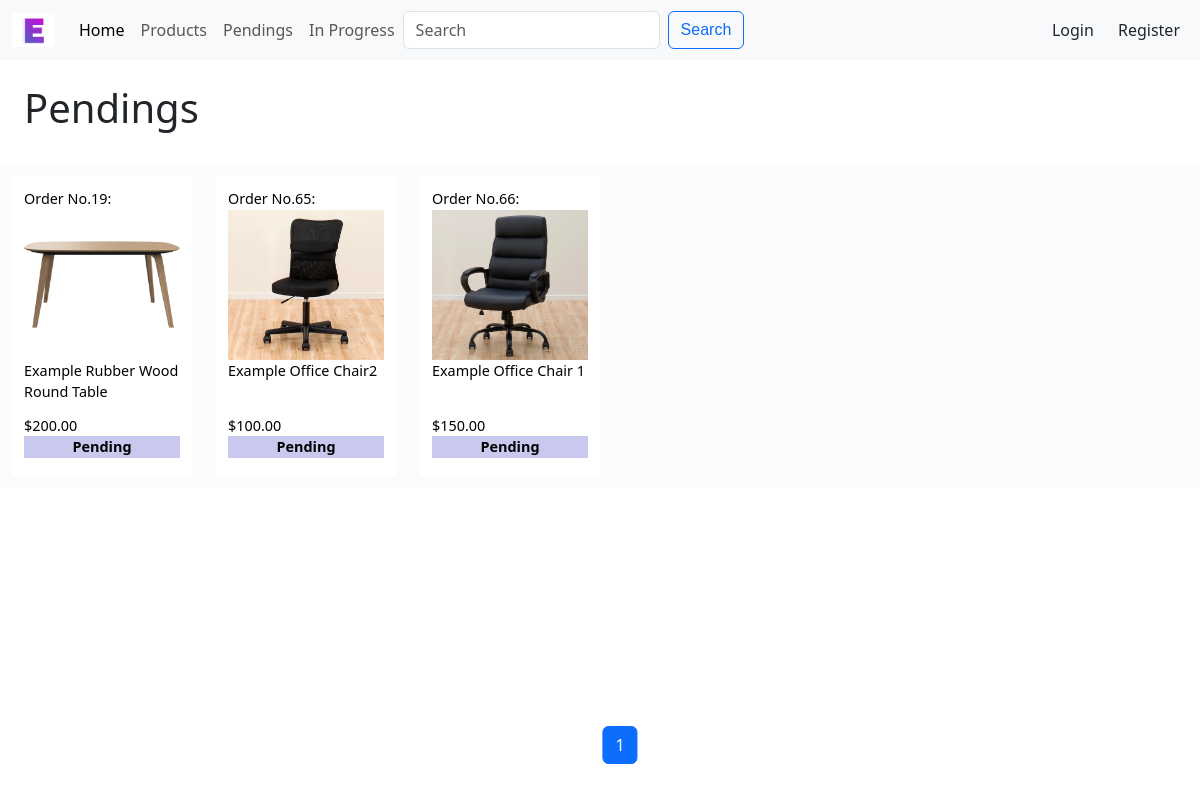
The page /pendings on the database as committed earlier.
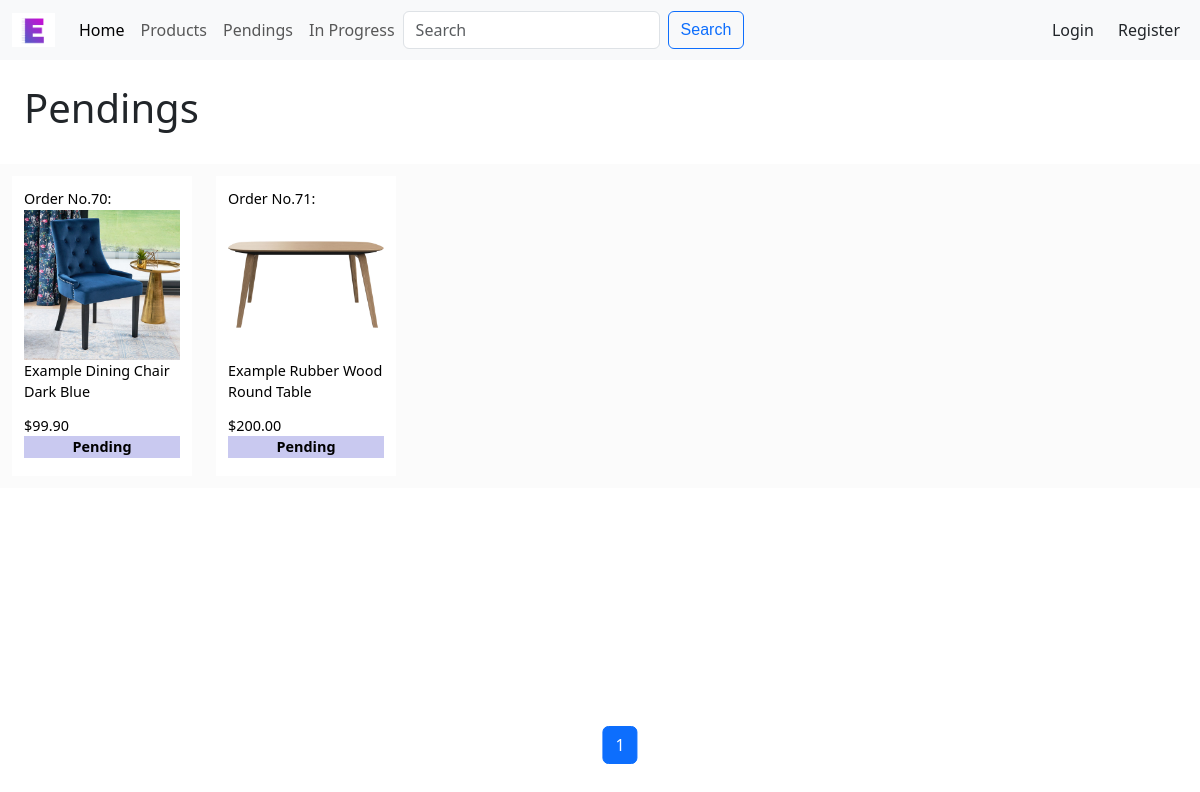
The same page on the database as committed later.
### esb/models.py (models this page shows, shortened)
class PurchaseOrder(models.Model):
    product = models.ForeignKey(
        Product, on_delete=models.CASCADE, related_name="order_product"
    )
    date_time = models.DateTimeField(null=True)
    target_quantity = models.IntegerField()
    @property
    def reach_target(self):
        total_quantity = sum(
            [purchase.quantity for purchase in self.customer_purchases.all()]
        )
        return total_quantity >= self.target_quantity

class Product(models.Model):
    title = models.CharField(max_length=100)
    description = models.TextField(max_length=1000)
    category = models.ForeignKey(
        Category,
        on_delete=models.SET_NULL,
        blank=True,
        null=True,
        related_name="categories",
    )
    price = models.DecimalField(max_digits=10, decimal_places=2)
    active = models.BooleanField(default=False)
    created_at = models.DateTimeField(auto_now_add=True)
    updated_at = models.DateTimeField(auto_now=True)
    class Meta:
        ordering = ["-active", "id"]

class ProductImage(models.Model):
    product = models.ForeignKey(
        Product, on_delete=models.CASCADE, related_name="product_image")
    image = models.ImageField(upload_to="esb/static/esb/image")
    index = models.PositiveIntegerField(default=1, editable=False)
    class Meta:
        ordering = ["-product__id", "index"]

### esb/views.py (the view)
# urls.py: path("pendings", views.pending_page, name="pendings"),
def pending_page(request):
    p_order = PurchaseOrder.objects.filter(date_time__gt=timezone.now())
    pendings = [order for order in p_order if not order.reach_target]
    paginator = Paginator(pendings, 18)
    page_number = request.GET.get("page")
    page_obj = paginator.get_page(page_number)
    prev_prev_page_number = page_obj.number - 2
    if page_obj.number + 2 in page_obj.paginator.page_range:
        next_next_page_number = page_obj.number + 2
    else:
        next_next_page_number = None
    return render(
        request,
        "esb/pendings.html",
        {
            "page_obj": page_obj,
            "next_next_page_number": next_next_page_number,
            "prev_prev_page_number": prev_prev_page_number,
        },
    )

### esb/templates/esb/pendings.html (shortened to what this page needs)
{% extends 'esb/layout.html' %}
{% block body %}
{% block top %}
    <h1 class="padding1">Pendings</h1>
{% endblock %}
<div id="pendings-view">
    {% block body-view %}
        {% for p in page_obj %}
            <a class="pending-view" href="{% url 'order_page' p.id %}">
                {% block title1 %} <div>Order No.{{ p.id }}: </div> {% endblock %}
            <div class="div-preview-img">
                    {% if p.product.product_image.first.image.url %}
                        <img src="{{ p.product.product_image.first.image.url }}" alt="{{ p.product.title }}">
                    {% else %}
                        No Image.
                    {% endif %}
            </div>
            <div class="div-preview-title">
                    {{ p.product.title }}
            </div>
            <div>
                    ${{ p.product.price }}
            </div>
            <p id="order-status" style="background-color: rgba(170, 170, 231, 0.632);">Pending</p>
            </a>
        {% endfor %}
    {% endblock %}
</div>
{% block pagination %}
    {% include 'esb/pagination.html' %}
{% endblock %}
{% endblock %}

### esb/templates/esb/layout.html (shortened to what this page needs)
{% load static %}
<!DOCTYPE html>
<html lang="en">
    <head>
        <link href="https://cdn.jsdelivr.net/npm/bootstrap@5.3.0-alpha1/dist/css/bootstrap.min.css" rel="stylesheet"
>
        <link rel="stylesheet" href="{% static 'esb/styles.css' %}">
    </head>
    <body>
        <nav class="navbar navbar-expand-lg bg-body-tertiary fixed-top">
            <div class="container-fluid">
                <a class="navbar-brand" href="#">
                    <img src="{% static 'esb/image/ESB.jpg' %}" alt="Esb" width="43" height="34">
                </a>
                <div class="collapse navbar-collapse" id="navbarNavDropdown" style="text-align:center;">
                    <ul class="navbar-nav">
                        <li class="nav-item">
                            <a class="nav-link active" aria-current="page" href="{% url 'index' %}">Home</a>
                        </li>
                        <li class="nav-item">
                            <a class="nav-link" href="{% url 'category' %}">Products</a>
                        </li>
                        <li class="nav-item">
                            <a class="nav-link" href="{% url 'pendings' %}">Pendings</a>
                        </li>
                        <li class="nav-item">
                            <a class="nav-link" href="{% url 'inprogress' %}">In Progress</a>
                        </li>
                    </ul>
                    {% if not request.user.is_authenticated %}
                    <div class="div-nav-login">
                        <a class="nav-link active" href="{% url 'login' %}" style="display:inline-block;">
                            Login
                        </a>
                        <a class="nav-link active" href="{% url 'register' %}" style="display:inline-block;margin-left:20px;">
                            Register
                        </a>
                    </div>
                    {% endif %}
                    <form action="{% url 'search_products' %}"class="d-flex" role="search" method="get">
                        <input class="form-control me-2" type="search" placeholder="Search" aria-label="Search" name="q">
                        <button class="btn btn-outline-primary" type="submit">Search</button>
                    </form>
                </div>
            </div>
        </nav>
    {% block body %}
    {% endblock %}
    </body>
</html>

### esb/templates/esb/pagination.html (shortened to what this page needs)
<nav aria-label="Page navigation example"
    style="margin:20px;display:flex;justify-content:center;position:fixed;bottom:0;left:50%;transform:translateX(-50%);">
    <ul class="pagination">
        <li class="page-item active"><a disabled class="page-link">{{ page_obj.number }}</a></li>
    </ul>
</nav>

### esb/static/esb/styles.css (style rules this page uses)
body { padding-top: 3.75rem; padding-bottom: 3.75rem; }
.btn { font-family: 'Gill Sans', 'Gill Sans MT', Calibri, 'Trebuchet MS', sans-serif; }
#order-status { font-weight: bolder; text-align: center; }
.padding1 { padding: 2%; }
#pendings-view { display: flex; flex-wrap: wrap; justify-content: left; align-items: center; margin: 0 auto; background-color: #d3d3d317; }
.pending-view { padding: 1%; margin: 1%; text-decoration: none; color: black; width: 180px; height: 300px; font-size: calc(0.6rem + 0.4vw); background-color: white; }
.div-preview-title { height: 20%; overflow: hidden; }
.div-preview-img { height: 150px; display: flex; justify-content: center; align-items: center; }
.div-preview-img img { width: 100%; max-height: 100%; }
@media screen and (min-width: 992px) { .div-nav-login { position: absolute; right: 0; margin-inline-end: 20px; } }

Rows that differ between the two databases and show on the page:
removed PurchaseOrder: id "19", product.product_image.first.image (picture), product "Example Rubber Wood Round Table", product.price "200.00"
no longer on this page (row edited): PurchaseOrder: id "65", product.product_image.first.image (picture), product "Example Office Chair2", product.price "100.00"
no longer on this page (row unchanged): PurchaseOrder: id "66", product.product_image.first.image (picture), product "Example Office Chair 1", product.price "150.00"
added PurchaseOrder: id "70", product.product_image.first.image (picture), product "Example Dining Chair Dark Blue", product.price "99.90"
added PurchaseOrder: id "71", product.product_image.first.image (picture), product "Example Rubber Wood Round Table", product.price "200.00"
